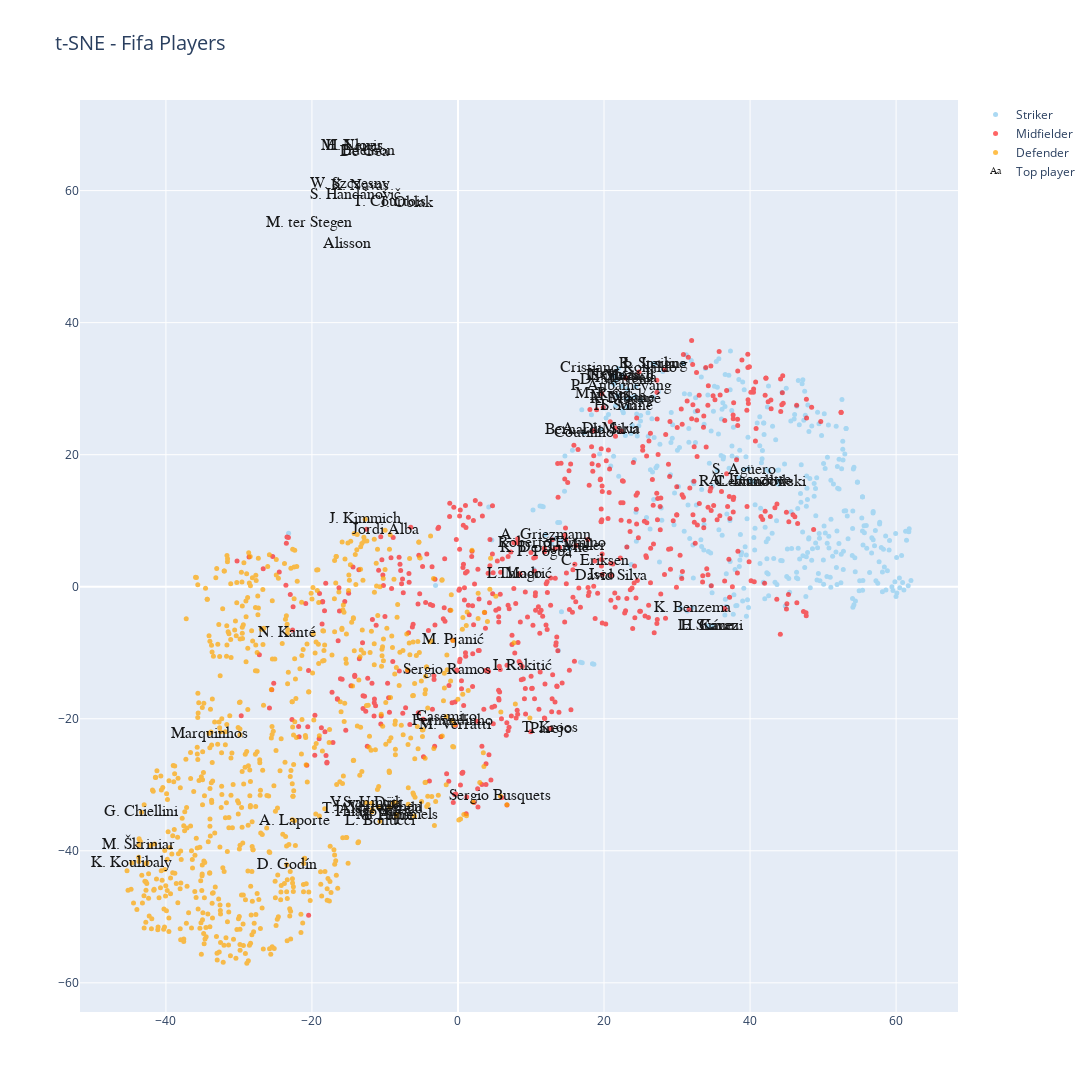

Source (notebook cell):
### Code cell
bool_striker= df_sne["Position2"] == 'Forward'
bool_midfielder= df_sne["Position2"] == 'Midfielder'
bool_defender= df_sne["Position2"] == 'Defender'
bool_gk= df_sne["Position2"] == 'GK'

bool_crack=df_sne["overall"] > 85

palette=['navy','red','#A2D5F2','orange','green','pink']  
data=[]

striker =go.Scatter(x=X_tsne[bool_striker,0], y=X_tsne[bool_striker,1],name='Striker',
                      text=df_sne.loc[bool_striker,'short_name'],
                      opacity=0.9,marker=dict(color=palette[2],size=5),mode='markers')

midfielder =go.Scatter(x=X_tsne[bool_midfielder,0], y=X_tsne[bool_midfielder,1],name='Midfielder',
                      text=df_sne.loc[bool_midfielder,'short_name'],
                      opacity=0.6,marker=dict(color=palette[1],size=5),mode='markers')

defender =go.Scatter(x=X_tsne[bool_defender,0], y=X_tsne[bool_defender,1],name='Defender',
                      text=df_sne.loc[bool_defender,'short_name'],
                      opacity=0.7,marker=dict(color=palette[3],size=5),mode='markers')

gk =go.Scatter(x=X_tsne[bool_gk,0], y=X_tsne[bool_gk,1],name='GK',
                      text=df_sne.loc[bool_gk,'short_name'],
                      opacity=0.4,marker=dict(color=palette[4],size=5),mode='markers')

crack =go.Scatter(x=X_tsne[bool_crack,0], y=X_tsne[bool_crack,1],name='Top player',
                      text=df_sne.loc[bool_crack,'short_name'],textfont=dict(family='sans serif',color='black',size=16),
                      opacity=0.9,mode='text')

data=[striker,midfielder,defender,gk,crack]

layout = go.Layout(title="t-SNE - Fifa Players",titlefont=dict(size=20),
                autosize=False, width=1150,height=1150)

fig = go.Figure(data=data, layout=layout)

iplot(fig)
#plot(fig)

### Figure 1 — Plotly figure (JSON) as saved in the notebook; plotly's stock layout.template omitted (floating-point values rounded to 4 significant figures; data arrays with more than 128 entries replaced by an {"elided": "..."} marker saying what was removed)
{"data": [{"marker": {"color": "#A2D5F2", "size": 5}, "mode": "markers", "name": "Striker", "opacity": 0.9, "text": {"elided": "419 str values"}, "type": "scatter", "x": {"elided": "419 float values"}, "y": {"elided": "419 float values"}}, {"marker": {"color": "red", "size": 5}, "mode": "markers", "name": "Midfielder", "opacity": 0.6, "text": {"elided": "613 str values"}, "type": "scatter", "x": {"elided": "613 float values"}, "y": {"elided": "613 float values"}}, {"marker": {"color": "orange", "size": 5}, "mode": "markers", "name": "Defender", "opacity": 0.7, "text": {"elided": "763 str values"}, "type": "scatter", "x": {"elided": "763 float values"}, "y": {"elided": "763 float values"}}, {"marker": {"color": "green", "size": 5}, "mode": "markers", "name": "GK", "opacity": 0.4, "text": [], "type": "scatter", "x": [], "y": []}, {"mode": "text", "name": "Top player", "opacity": 0.9, "text": ["L. Messi", "Cristiano Ronaldo", "Neymar Jr", "J. Oblak", "E. Hazard", "K. De Bruyne", "M. ter Stegen", "V. van Dijk", "L. Modrić", "M. Salah", "K. Mbappé", "K. Koulibaly", "H. Kane", "Alisson", "De Gea", "N. Kanté", "G. Chiellini", "S. Agüero", "Sergio Ramos", "L. Suárez", "R. Lewandowski", "Sergio Busquets", "A. Griezmann", "P. Dybala", "P. Pogba", "Ederson", "R. Sterling", "C. Eriksen", "T. Courtois", "Piqué", "S. Handanovič", "M. Neuer", "H. Lloris", "David Silva", "E. Cavani", "D. Godín", "T. Kroos", "M. Reus", "P. Aubameyang", "S. Mané", "A. Laporte", "Bernardo Silva", "Casemiro", "H. Son", "Fernandinho", "Thiago Silva", "K. Benzema", "J. Vertonghen", "D. Mertens", "M. Hummels", "T. Alderweireld", "Jordi Alba", "Thiago", "K. Navas", "L. Insigne", "L. Sané", "Marquinhos", "M. Škriniar", "M. Verratti", "S. Umtiti", "W. Szczęsny", "J. Kimmich", "Isco", "Roberto Firmino", "I. Rakitić", "M. Pjanić", "A. Di María", "L. Bonucci", "Coutinho", "Parejo", "T. Müller", "C. Immobile", "A. Lacazette"], "textfont": {"color": "black", "family": "sans serif", "size": 16}, "type": "scatter", "x": [21.35, 21.97, 22.41, -7.113, 22.5, 11.82, -20.42, -12.58, 8.457, 21.86, 22.98, -44.67, 34.15, -15.13, -12.8, -23.38, -43.34, 39.17, -1.482, 34.37, 40.31, 5.808, 11.98, 22.97, 11.85, -12.3, 26.71, 18.73, -9.43, -8.43, -14.05, -14.56, -14.16, 21.02, 34.82, -23.46, 12.64, 19.7, 22.38, 23.15, -22.39, 18.41, -1.605, 21.58, -0.8178, -11.78, 32.06, -10.91, 21.66, -8.368, -11.75, -9.984, 8.454, -13.39, 26.95, 23.68, -34.09, -43.69, -0.3633, -11.84, -14.78, -12.71, 19.77, 12.82, 8.798, -0.6804, 19.63, -10.69, 17.22, 12.68, 16.17, 40.46, 40.04], "y": [31.96, 33.07, 32.07, 58.06, 31.85, 5.813, 55.14, -32.72, 1.981, 28.93, 28.46, -41.85, -5.945, 51.84, 65.92, -7.065, -34.15, 17.72, -12.56, -5.986, 15.92, -31.69, 7.868, 31.62, 5.286, 66.07, 33.8, 3.905, 58.2, -34.74, 59.29, 66.82, 66.69, 1.7, -6.002, -42.11, -21.43, 29.23, 30.38, 27.3, -35.44, 23.71, -19.68, 27.41, -20.27, -34.07, -3.191, -33.38, 31.31, -34.51, -33.74, 8.552, 1.895, 60.7, 33.77, 28.64, -22.25, -39.15, -20.97, -32.81, 61.04, 10.23, 1.84, 6.557, -12.07, -8.119, 23.88, -35.51, 23.33, -21.49, 6.229, 15.89, 16.14]}], "layout": {"autosize": false, "height": 1150, "title": {"font": {"size": 20}, "text": "t-SNE - Fifa Players"}, "width": 1150}}
